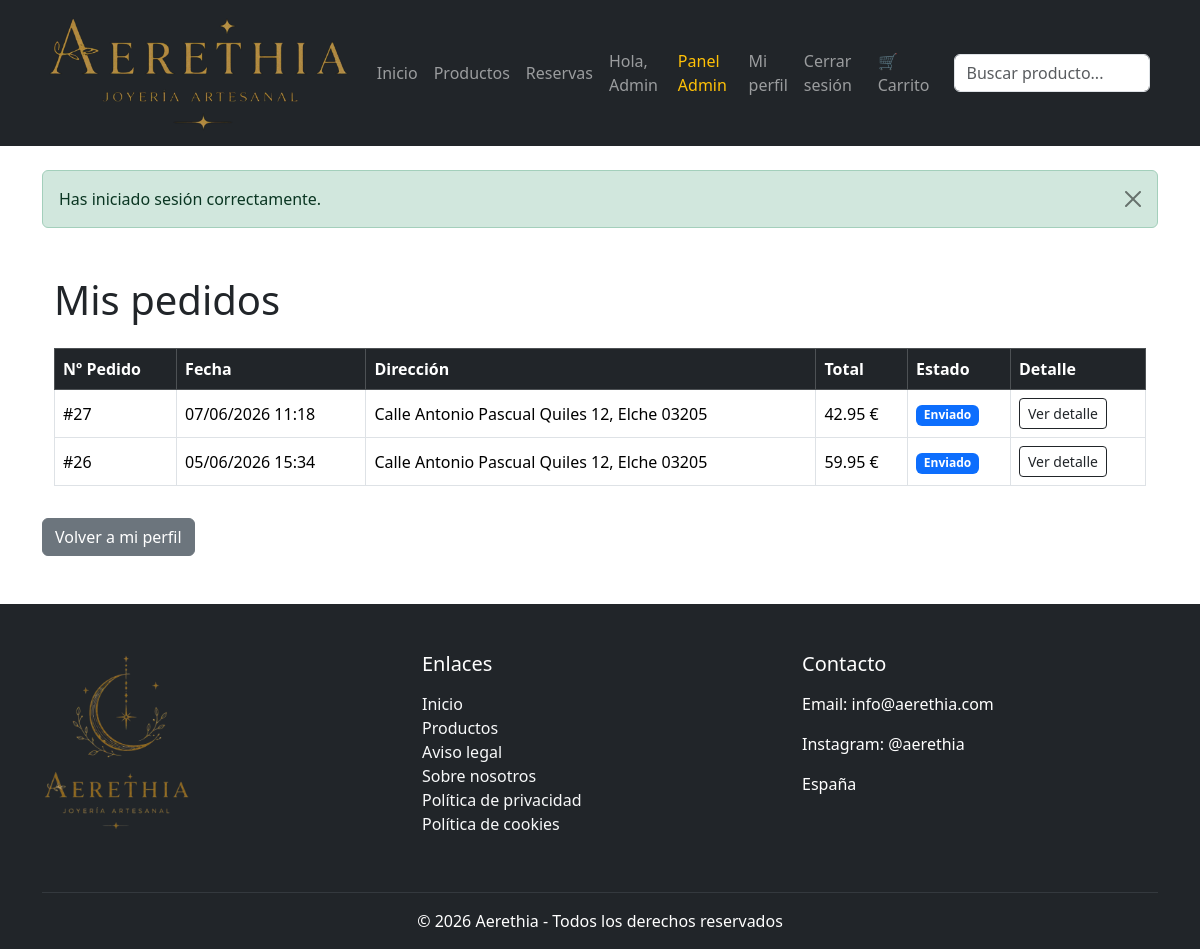
/index.php?controller=pedido&action=misPedidos (signed in), run on the app's committed database.
### tables this page shows
CREATE TABLE `pedidos` (
  `id_pedido` int(11) NOT NULL,
  `id_usuario` int(11) NOT NULL,
  `id_direccion` int(11) NOT NULL,
  `fecha_pedido` datetime DEFAULT current_timestamp(),
  `total` decimal(10,2) NOT NULL,
  `estado` enum('pendiente','pagado','enviado','cancelado') DEFAULT 'pendiente'
);

CREATE TABLE `direcciones` (
  `id_direccion` int(11) NOT NULL,
  `id_usuario` int(11) NOT NULL,
  `nombre_destinatario` varchar(150) NOT NULL,
  `direccion` varchar(255) NOT NULL,
  `ciudad` varchar(100) NOT NULL,
  `provincia` varchar(100) DEFAULT NULL,
  `codigo_postal` varchar(10) DEFAULT NULL,
  `pais` varchar(100) DEFAULT 'España',
  `telefono` varchar(20) DEFAULT NULL,
  `principal` tinyint(1) DEFAULT 0
);

### htdocs/app/controllers/PedidoController.php (called while the page is built, shortened)
<?php
require_once __DIR__ . "/../models/Pedido.php";
class PedidoController {
    public function misPedidos() {
        $id_usuario = $_SESSION["usuario"]["id_usuario"];
        $pedidos = Pedido::obtenerPorUsuario($id_usuario);
        require_once __DIR__ . "/../views/pedidos/pedidos.php";
    }
}
?>

### htdocs/index.php (called while the page is built, shortened)
<?php
$action     = isset($_GET['action'])     ? $_GET['action']     : 'index';
$controllerObject = new $controllerName();
$controllerObject->$action();
?>

### htdocs/app/models/Pedido.php (called while the page is built, shortened)
<?php
class Pedido {
    public static function obtenerPorUsuario($id_usuario) {
        $db = Conexion::conectar();
        $sql = "SELECT
                    p.id_pedido,
                    p.fecha_pedido,
                    p.total,
                    p.estado,
                    d.direccion,
                    d.ciudad,
                    d.provincia,
                    d.codigo_postal
                FROM pedidos p
                INNER JOIN direcciones d
                    ON p.id_direccion = d.id_direccion
                WHERE p.id_usuario = :id_usuario
                ORDER BY p.fecha_pedido DESC";
        $stmt = $db->prepare($sql);
        $stmt->bindParam(":id_usuario", $id_usuario);
        $stmt->execute();
        return $stmt->fetchAll(PDO::FETCH_ASSOC);
    }
    }
?>

### htdocs/app/views/pedidos/pedidos.php (the view)
<?php require_once __DIR__ . "/../layouts/header.php"; ?>
<div class="container mt-5">
    <h1 class="mb-4">Mis pedidos</h1>
    <?php if (empty($pedidos)): ?>
        <div class="alert alert-info">
            Todavía no tienes pedidos realizados.
        </div>
    <?php else: ?>
        <div class="table-responsive">
            <table class="table table-bordered table-hover align-middle">
                <thead class="table-dark">
                    <tr>
                        <th>Nº Pedido</th>
                        <th>Fecha</th>
                        <th>Dirección</th>
                        <th>Total</th>
                        <th>Estado</th>
                        <th>Detalle</th>
                    </tr>
                </thead>
                <tbody>
                    <?php foreach ($pedidos as $pedido): ?>
                        <tr>
                            <td>#<?= $pedido["id_pedido"] ?></td>
                            <td>
                                <?= date("d/m/Y H:i", strtotime($pedido["fecha_pedido"])) ?>
                            </td>
                            <td>
                                <?= htmlspecialchars($pedido["direccion"]) ?>,
                                <?= htmlspecialchars($pedido["ciudad"]) ?>
                                <?= htmlspecialchars($pedido["codigo_postal"]) ?>
                            </td>
                            <td>
                                <?= number_format($pedido["total"], 2) ?> €
                            </td>
                            <td>
                                <?php if ($pedido["estado"] == "pendiente"): ?>
                                    <span class="badge bg-warning text-dark">Pendiente</span>
                                <?php elseif ($pedido["estado"] == "pagado"): ?>
                                    <span class="badge bg-success">Pagado</span>
                                <?php elseif ($pedido["estado"] == "enviado"): ?>
                                    <span class="badge bg-primary">Enviado</span>
                                <?php else: ?>
                                    <span class="badge bg-danger">Cancelado</span>
                                <?php endif; ?>
                            </td>
                            <td>
                                <a
                                    href="index.php?controller=pedido&action=detalle&id=<?= $pedido["id_pedido"] ?>"
                                    class="btn btn-sm btn-outline-dark"
                                >
                                    Ver detalle
                                </a>
                            </td>
                        </tr>
                    <?php endforeach; ?>
                </tbody>
            </table>
        </div>
    <?php endif; ?>
</div>
    <a href="index.php?controller=usuario&action=perfil" class="btn btn-secondary mt-3 mb-5">
    Volver a mi perfil
    </a>
<?php require_once __DIR__ . "/../layouts/footer.php"; ?>

### data on the page
pedidos: id_pedido "27", fecha_pedido "07/06/2026 11:18", id_direccion.direccion "Calle Antonio Pascual Quiles 12", id_direccion.ciudad "Elche", id_direccion.codigo_postal "03205", total "42.95", estado "Enviado"
pedidos: id_pedido "26", fecha_pedido "05/06/2026 15:34", id_direccion.direccion "Calle Antonio Pascual Quiles 12", id_direccion.ciudad "Elche", id_direccion.codigo_postal "03205", total "59.95", estado "Enviado"

### other printed values
$_SESSION["usuario"]["nombre"] "Admin"
$_SESSION["mensaje"] "Has iniciado sesión correctamente."
